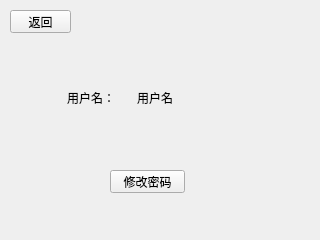
<?xml version="1.0" encoding="UTF-8"?>
<ui version="4.0">
 <class>SecurityInfoView</class>
 <widget class="QWidget" name="SecurityInfoView">
  <property name="geometry">
   <rect>
    <x>0</x>
    <y>0</y>
    <width>320</width>
    <height>240</height>
   </rect>
  </property>
  <property name="windowTitle">
   <string>Form</string>
  </property>
  <widget class="QLabel" name="label">
   <property name="geometry">
    <rect>
     <x>67</x>
     <y>92</y>
     <width>54</width>
     <height>12</height>
    </rect>
   </property>
   <property name="text">
    <string>用户名：</string>
   </property>
  </widget>
  <widget class="QLabel" name="label_2">
   <property name="geometry">
    <rect>
     <x>137</x>
     <y>92</y>
     <width>54</width>
     <height>12</height>
    </rect>
   </property>
   <property name="text">
    <string>用户名</string>
   </property>
  </widget>
  <widget class="QPushButton" name="pushButton">
   <property name="geometry">
    <rect>
     <x>110</x>
     <y>170</y>
     <width>75</width>
     <height>23</height>
    </rect>
   </property>
   <property name="text">
    <string>修改密码</string>
   </property>
  </widget>
  <widget class="QPushButton" name="backButton">
   <property name="geometry">
    <rect>
     <x>10</x>
     <y>10</y>
     <width>61</width>
     <height>23</height>
    </rect>
   </property>
   <property name="text">
    <string>返回</string>
   </property>
  </widget>
 </widget>
 <resources/>
 <connections/>
</ui>
